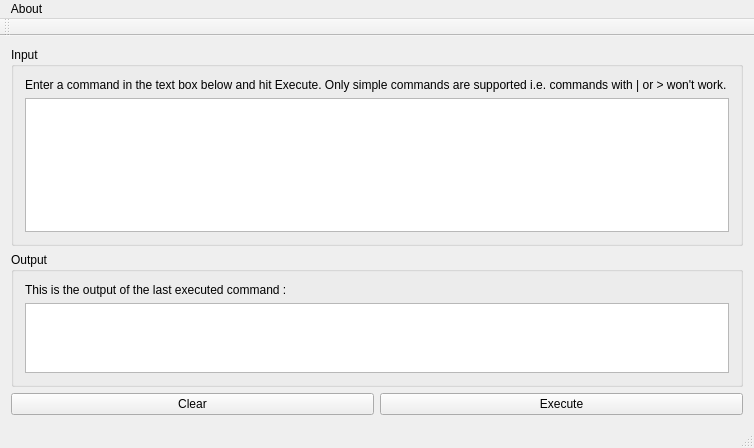
<?xml version="1.0" encoding="UTF-8"?>
<ui version="4.0">
 <class>MainWindow</class>
 <widget class="QMainWindow" name="MainWindow">
  <property name="geometry">
   <rect>
    <x>0</x>
    <y>0</y>
    <width>754</width>
    <height>448</height>
   </rect>
  </property>
  <property name="windowTitle">
   <string>MainWindow</string>
  </property>
  <widget class="QWidget" name="centralWidget">
   <layout class="QVBoxLayout" name="verticalLayout" stretch="0,0,0">
    <item>
     <widget class="QGroupBox" name="inGroupBox">
      <property name="title">
       <string>Input</string>
      </property>
      <layout class="QVBoxLayout" name="verticalLayout_2">
       <item>
        <widget class="QLabel" name="inLabel">
         <property name="text">
          <string>Enter a command in the text box below and hit Execute. Only simple commands are supported i.e. commands with | or &gt; won't work.</string>
         </property>
         <property name="wordWrap">
          <bool>true</bool>
         </property>
        </widget>
       </item>
       <item>
        <widget class="QPlainTextEdit" name="inText">
         <property name="font">
          <font>
           <family>Consolas</family>
          </font>
         </property>
        </widget>
       </item>
      </layout>
     </widget>
    </item>
    <item>
     <widget class="QGroupBox" name="outGroupBox">
      <property name="title">
       <string>Output</string>
      </property>
      <layout class="QVBoxLayout" name="verticalLayout_3">
       <item>
        <widget class="QLabel" name="outLabel">
         <property name="text">
          <string>This is the output of the last executed command :</string>
         </property>
        </widget>
       </item>
       <item>
        <widget class="QPlainTextEdit" name="outText">
         <property name="font">
          <font>
           <family>Consolas</family>
          </font>
         </property>
         <property name="plainText">
          <string/>
         </property>
        </widget>
       </item>
      </layout>
     </widget>
    </item>
    <item>
     <layout class="QHBoxLayout" name="buttonsLayout">
      <item>
       <widget class="QPushButton" name="clearButton">
        <property name="text">
         <string>Clear</string>
        </property>
       </widget>
      </item>
      <item>
       <widget class="QPushButton" name="execButton">
        <property name="text">
         <string>Execute</string>
        </property>
       </widget>
      </item>
     </layout>
    </item>
   </layout>
  </widget>
  <widget class="QMenuBar" name="menuBar">
   <property name="geometry">
    <rect>
     <x>0</x>
     <y>0</y>
     <width>754</width>
     <height>22</height>
    </rect>
   </property>
   <widget class="QMenu" name="aboutMenu">
    <property name="title">
     <string>About</string>
    </property>
    <addaction name="aboutAction"/>
    <addaction name="aboutQtAction"/>
   </widget>
   <addaction name="aboutMenu"/>
  </widget>
  <widget class="QToolBar" name="mainToolBar">
   <attribute name="toolBarArea">
    <enum>TopToolBarArea</enum>
   </attribute>
   <attribute name="toolBarBreak">
    <bool>false</bool>
   </attribute>
  </widget>
  <widget class="QStatusBar" name="statusBar"/>
  <action name="aboutQtAction">
   <property name="text">
    <string>About Qt</string>
   </property>
  </action>
  <action name="aboutAction">
   <property name="text">
    <string>About the ideal project</string>
   </property>
  </action>
 </widget>
 <layoutdefault spacing="6" margin="11"/>
 <resources/>
 <connections/>
</ui>
